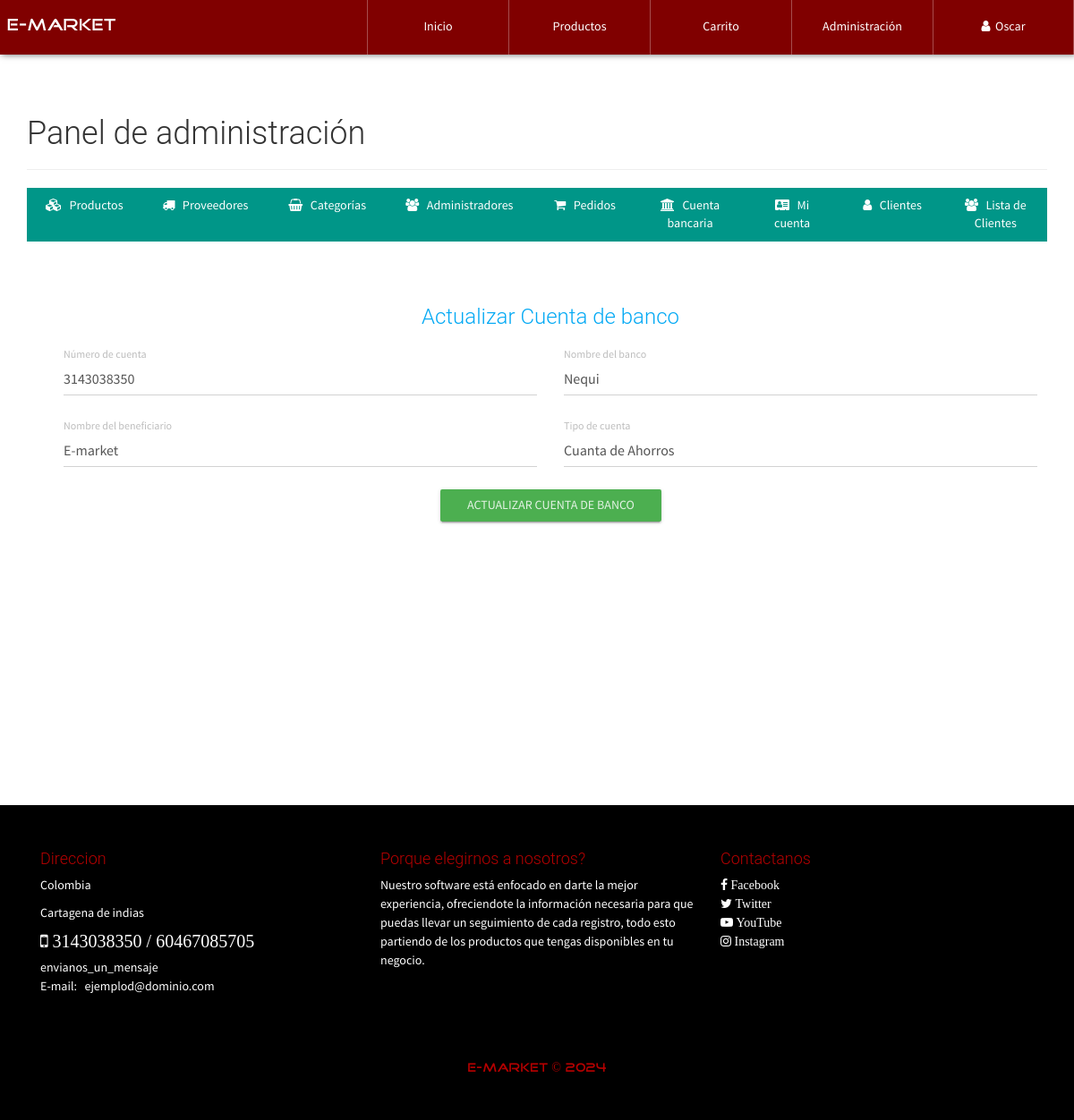
Page /configAdmin.php?view=bank (signed in) on the committed database.
### tables this page shows
CREATE TABLE `cuentabanco` (
  `id` int(50) NOT NULL,
  `NumeroCuenta` varchar(100) NOT NULL,
  `NombreBanco` varchar(100) NOT NULL,
  `NombreBeneficiario` varchar(100) NOT NULL,
  `TipoCuenta` varchar(100) NOT NULL
);

### Consultas/ConsultasSql.php (called while the page is built, shortened)
<?php
class ejecutar {
    public static function conectar(){
        if(!$con=  mysqli_connect(SERVER,USER,PASS,BD)){
            echo "Error en el servidor, verifique sus datos";
        }
        mysqli_set_charset($con, "utf8");
        return $con;
    }
    public static function consultar($query) {
        if (!$consul = mysqli_query(ejecutar::conectar(), $query)) {
            echo 'Error en la consulta SQL ejecutada';
        }
        return $consul;
    }
}

### admin/bank-view.php (the view, shortened to what this page needs)
<div class="container">
    <div class="row">
        <div class="col-xs-12">
            <?php
                $bankAccount=ejecutar::consultar("SELECT * FROM cuentabanco");
                if(mysqli_num_rows($bankAccount)>=1){
                  $bankD=mysqli_fetch_array($bankAccount, MYSQLI_ASSOC);
            ?>
                  <div class="container-form-admin">
                  <form action="./process/updateBank.php" method="POST" role="form" class="form-content FormCatElec" data-form="update">
                    <h3 class="text-info text-center">Actualizar Cuenta de banco</h3>
                    <div class="container-fluid">
                        <div class="row">
                            <div class="col-xs-12 col-sm-6">
                                <div class="form-group label-floating">
                                    <label class="control-label">Número de cuenta</label>
                                    <input class="form-control" type="text" name="bancoCuenta" value="<?php echo $bankD['NumeroCuenta']; ?>" maxlength="50" required="">
                                </div>
                            </div>
                            <div class="col-xs-12 col-sm-6">
                                <div class="form-group label-floating">
                                    <label class="control-label">Nombre del banco</label>
                                    <input class="form-control" type="text" name="bancoNombre" value="<?php echo $bankD['NombreBanco']; ?>" maxlength="50" required="">
                                </div>
                            </div>
                            <div class="col-xs-12 col-sm-6">
                                <div class="form-group label-floating">
                                    <label class="control-label">Nombre del beneficiario</label>
                                    <input class="form-control" type="text" name="bancoBeneficiario" value="<?php echo $bankD['NombreBeneficiario']; ?>" maxlength="50" required="">
                                </div>
                            </div>
                            <div class="col-xs-12 col-sm-6">
                                <div class="form-group label-floating">
                                    <label class="control-label">Tipo de cuenta</label>
                                    <input class="form-control" type="text" name="bancoTipo" value="<?php echo $bankD['TipoCuenta']; ?>" maxlength="50" required="">
                                </div>
                            </div>
                        </div>
                    </div>
                    <p class="text-center"><button type="submit" class="btn btn-success btn-raised">Actualizar cuenta de banco</button></p>
                  </form>
                  </div>
            <?php
                }
            ?>
        </div>
    </div>
</div>

### css/style.css (style rules this page uses)
body { font-family: "FontFamilySPro"; line-height: 1.5; font-size: 1.4em; width: 100%; height: 100%; margin: 0px; padding: 0px; background-position: center center; background-repeat: no-repeat; background-attachment: fixed; background-size: cover; background-color: #ffffff; }
footer { width: 100%; color: #fff; background-color: #000000; padding: 40px 0px; }
.text-footer { color: #b40000; }
footer a { color: #fff; }
.tittles-pages-logo { font-family: "FontFamilyLogo"; }
.container-form-admin { border: 1px solid #ffffff !important; border-radius: 4px; padding: 10px; margin-top: 25px; }
#container-page-configAdmin { background-image: url(../imagenes/img/font.JPG); }

### rows in the picture
cuentabanco: bancoCuenta "3143038350", bancoNombre "Nequi", bancoBeneficiario "E-market", bancoTipo "Cuanta de Ahorros"

### other values in the picture
$_SESSION['nombreAdmin'] "Oscar"
